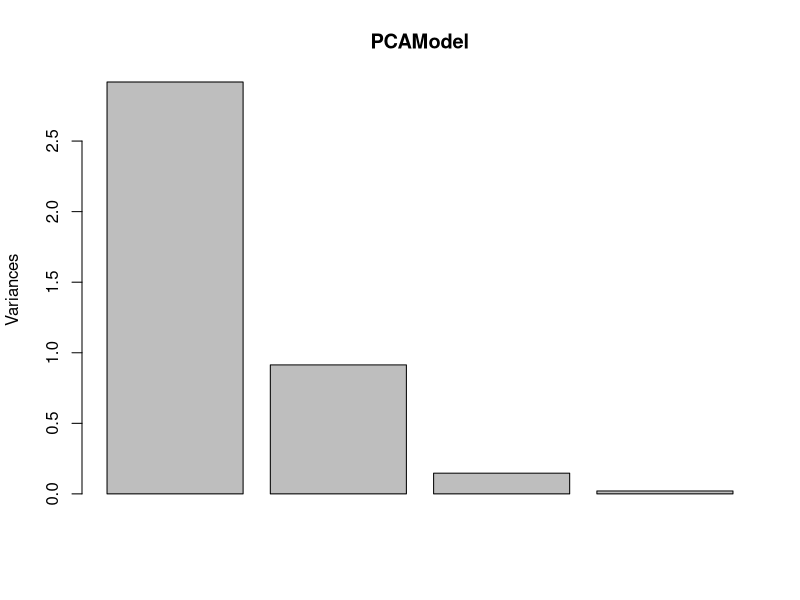
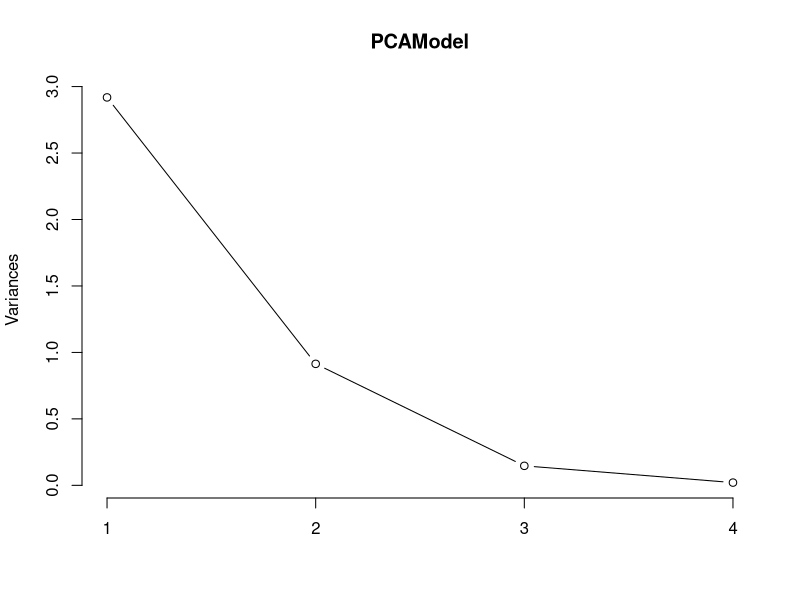
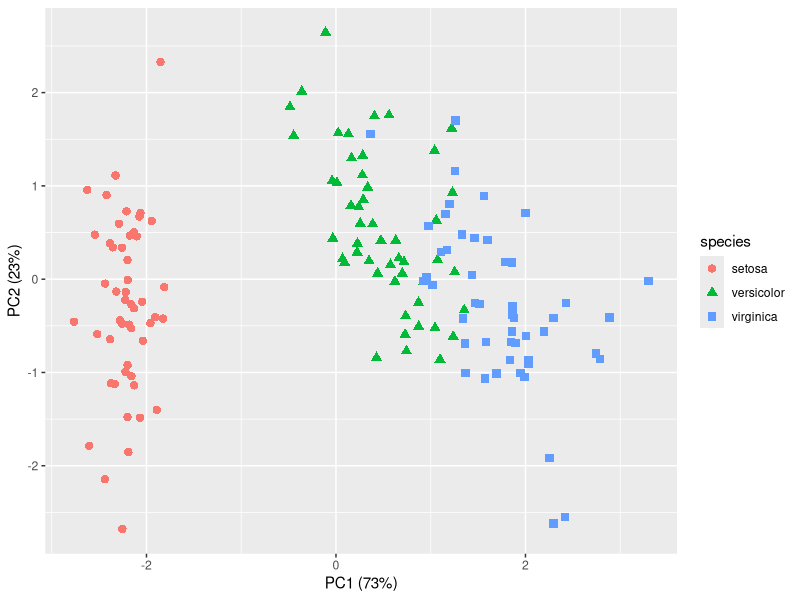

Recreate these plots in R, in order.
# Data Mining 2018-1
# Lab session for R

# 4. PCA

# install and load packages
install.packages("ggplot2")
library(ggplot2)
library(scales)

# load dataset
data(iris)
data <- iris[,-5]

# perform PCA
PCAModel <- prcomp(data, center=TRUE, scale=TRUE)

# summarize PCA result
summary(PCAModel)

# generate a bar plot, line plot of PCA
screeplot(PCAModel, type="barplot")
screeplot(PCAModel, type="line")

# compute the amount of the between-group variance that is explained by each principal component
prop = PCAModel$sdev^2/sum(PCAModel$sdev^2)

# visualize PCA model
dataset = data.frame(species = iris[,"Species"], pca = PCAModel$x)
plt <- ggplot(dataset) + 
  geom_point(aes(pca.PC1, pca.PC2, colour = species, shape = species), size = 2.5) + 
  labs(x = paste("PC1 (", percent(prop[1]), ")", sep=""),
       y = paste("PC2 (", percent(prop[2]), ")", sep=""))

plt
